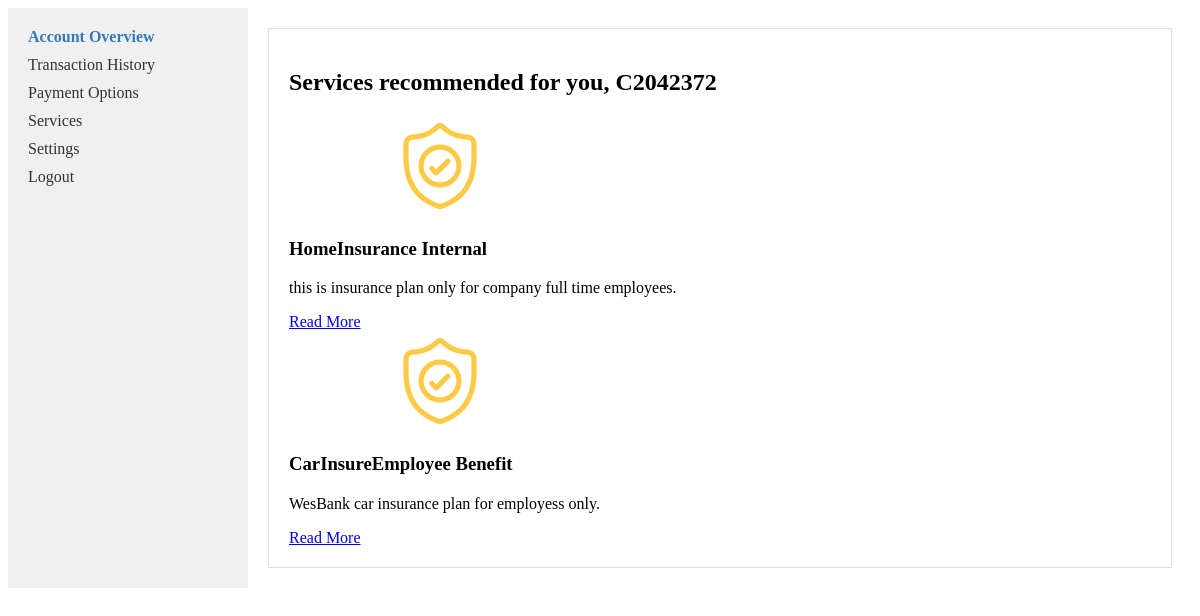
/bank-services/ (signed in), run on an earlier commit of the app's database.
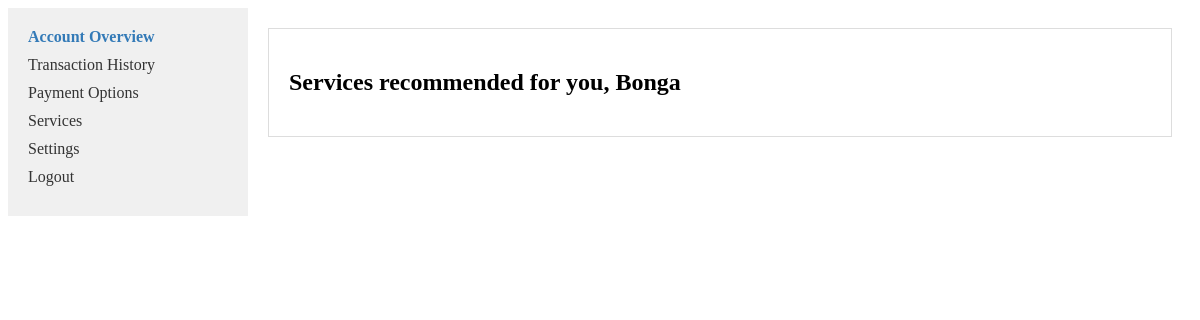
And on a later commit of the database.
### cto_bank/models.py (models this page shows, shortened)
class User(db.Model, UserMixin):
    id = db.Column(db.Integer, primary_key=True)
    name = db.Column(db.String(20), nullable=False)
    account_number = db.Column(db.String(10), unique=True)  # e.g from CSV => C5841053
    email = db.Column(db.String(120), unique=True, nullable=True)
    image_file = db.Column(db.String(20), nullable=False, default='default.jpg')
    password = db.Column(db.String(60), nullable=True)
    date = db.Column(db.DateTime, nullable=False, default=datetime.utcnow)
    role = db.Column(db.String(15), nullable=False, default='customer')
    gender = db.Column(db.String(2), nullable=True, default='X')
    account_balance = db.Column(db.Integer, default=0)

class Service(db.Model):
    id = db.Column(db.Integer, primary_key=True)
    service_amount = db.Column(db.Integer, nullable=False)
    service_title = db.Column(db.String(100), nullable=False)
    service_description = db.Column(db.String(400), nullable=False)
    service_image = db.Column(db.String(200), default="service.jpg")

### cto_bank/main/routes.py (the view)
@mainbp.route("/bank-services/")
@login_required
def services():
    services = Service.query.all()
    return render_template("services.html", services = services)

### cto_bank/models.py (called while the page is built)
@login_manager.user_loader
def load_user(user_id):
    return User.query.get(int(user_id))

### cto_bank/templates/services.html (shortened to what this page needs)
{% extends "board_layout.html" %}
{% block content %}
<head>
</head>
<body>
    <h2>Services recommended for you, {{ current_user.name }}</h2>
    <tbody>
        <div class="services">
            <div class="container">
                <div class="row">
                    {% for service in services %}
                    <div class="col-md-3 col-sm-6">
                        <div id="ho_color" class="services_main">
                            <i><img src="{{ url_for('static', filename='images/services_icon1.png') }}" alt="#" /></i>
                            <img class="ho" src="{{ url_for('static', filename='images/services_icon1h.png') }}" alt="#" />
                            <h3>{{service.service_title}}</h3>
                            <p>{{service.service_description}}
                            </p>
                            <a class="read_more" href="#">Read More</a>
                        </div>
                    </div>
                    {% endfor %}
                </div>
            </div>
        </div>
    </tbody>
</body>
{% endblock content %}

### cto_bank/templates/board_layout.html (shortened to what this page needs)
<head>
</head>
<body>
	<div class="dashboard">
		<div class="sidebar">
			<ul>
				<li><a href="{{ url_for('mainbp.dashboard') }}" class="selected">Account Overview</a></li>
				<li><a href="{{ url_for('mainbp.transactions') }}">Transaction History</a></li>
				<li><a href="{{ url_for('mainbp.payments') }}">Payment Options</a></li>
				<li><a href="{{ url_for('mainbp.services') }}">Services</a></li>
				<li><a href="{{ url_for('mainbp.settings') }}">Settings</a></li>
				<li><a href="{{ url_for('front.logout') }}">Logout</a></li>
			</ul>
		</div>
		<div class="main-content">
			<div class="selected-content">
				{% block content %}
				{% endblock content %}
			</div>
		</div>
	</div>
</body>

### cto_bank/templates/board_layout.html (style rules this page uses)
.dashboard { display: flex; flex-direction: row; }
.sidebar { width: 200px; background-color: #f0f0f0; padding: 20px; }
.sidebar ul { list-style: none; margin: 0; padding: 0; }
.sidebar li { margin-bottom: 10px; }
.sidebar a { text-decoration: none; color: #333; }
.sidebar a.selected { font-weight: bold; color: #337ab7; }
.main-content { flex: 1; padding: 20px; }
.selected-content { background-color: #fff; padding: 20px; border: 1px solid #ddd; }

What changed in the data, as far as the page shows it:
removed Service: service_title "HomeInsurance Internal", service_description "this is insurance plan only for company full time employees."
removed Service: service_title "CarInsureEmployee Benefit", service_description "WesBank car insurance plan for employess only."
changed User: name "C2042372" → "Bonga"
